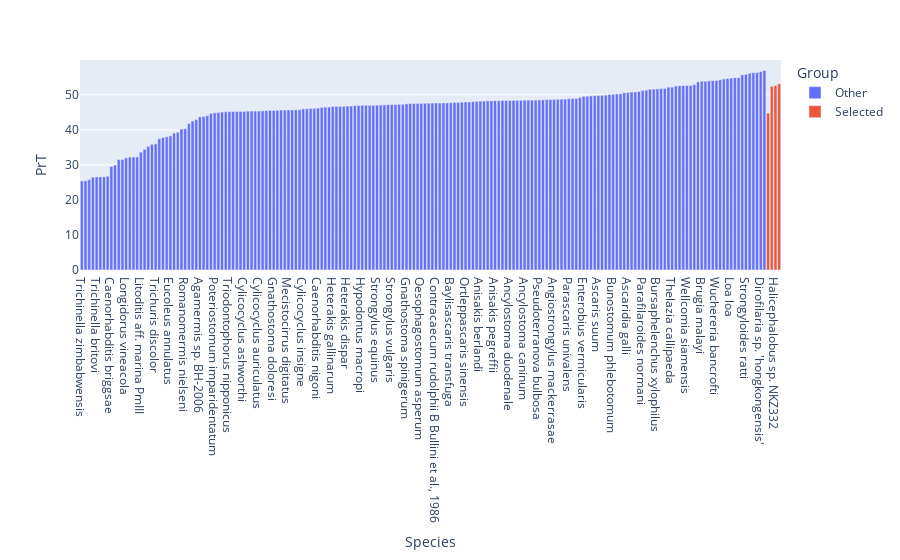

Notebook cell for this chart:
### Code cell
px.bar(nematoda_sort, x='Species', y='PrT', color='Group')

### Figure 1 — Plotly figure (JSON) as saved in the notebook; plotly's stock layout.template omitted (floating-point values rounded to 4 significant figures; data arrays with more than 128 entries replaced by an {"elided": "..."} marker saying what was removed)
{"data": [{"alignmentgroup": "True", "hovertemplate": "Group=Other<br>Species=%{x}<br>PrT=%{y}<extra></extra>", "legendgroup": "Other", "marker": {"color": "#636efa", "pattern": {"shape": ""}}, "name": "Other", "offsetgroup": "Other", "orientation": "v", "showlegend": true, "textposition": "auto", "type": "bar", "x": {"elided": "186 str values"}, "xaxis": "x", "y": {"elided": "186 float values"}, "yaxis": "y"}, {"alignmentgroup": "True", "hovertemplate": "Group=Selected<br>Species=%{x}<br>PrT=%{y}<extra></extra>", "legendgroup": "Selected", "marker": {"color": "#EF553B", "pattern": {"shape": ""}}, "name": "Selected", "offsetgroup": "Selected", "orientation": "v", "showlegend": true, "textposition": "auto", "type": "bar", "x": ["Caenorhabditis elegans", "Halicephalobus gingivalis", "Halicephalobus sp. NKZ332", "Halicephalobus mephisto"], "xaxis": "x", "y": [44.79, 52.42, 52.64, 53.13], "yaxis": "y"}], "layout": {"barmode": "relative", "legend": {"title": {"text": "Group"}, "tracegroupgap": 0}, "margin": {"t": 60}, "xaxis": {"anchor": "y", "domain": [0, 1], "title": {"text": "Species"}}, "yaxis": {"anchor": "x", "domain": [0, 1], "title": {"text": "PrT"}}}}
